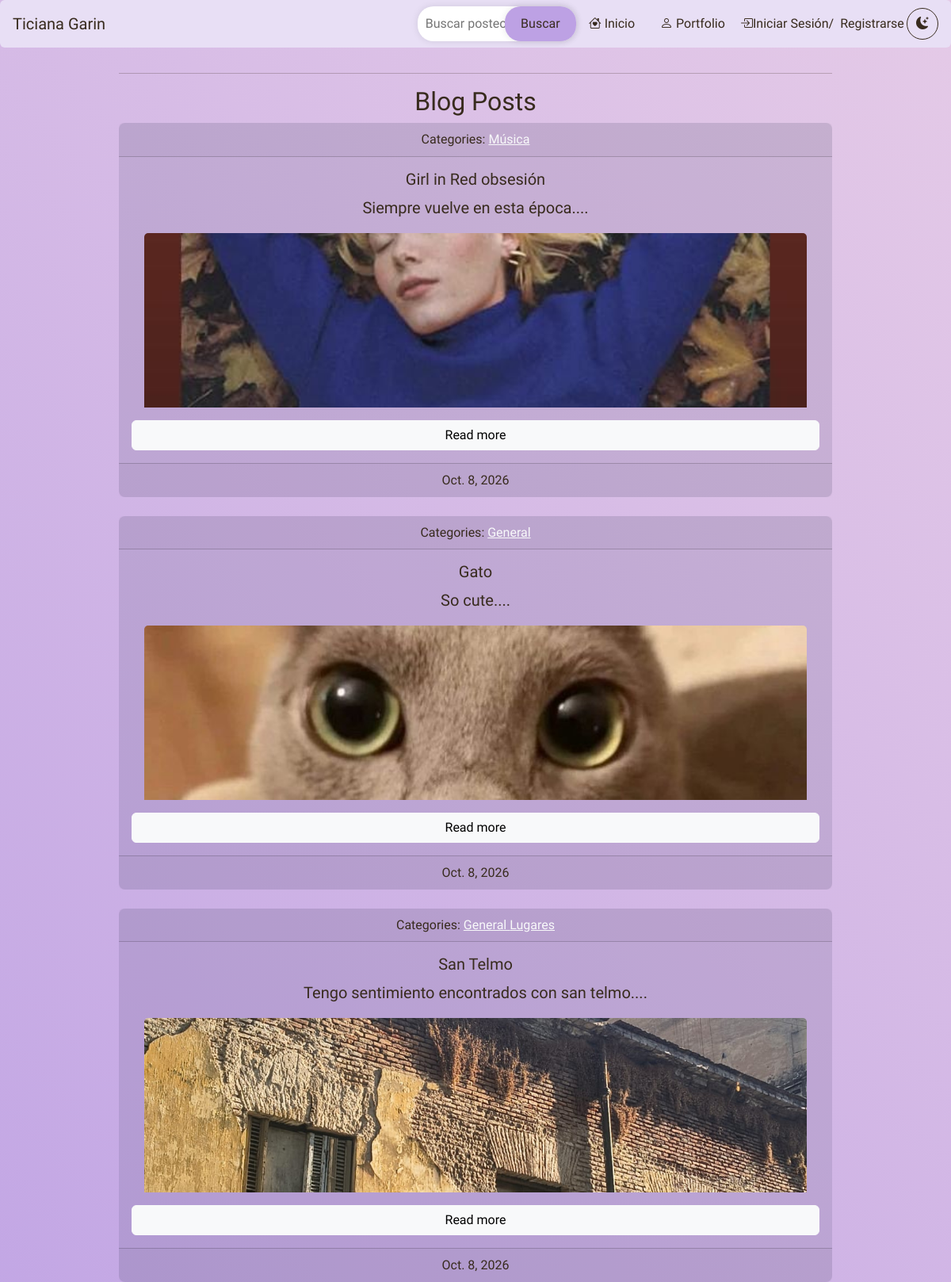
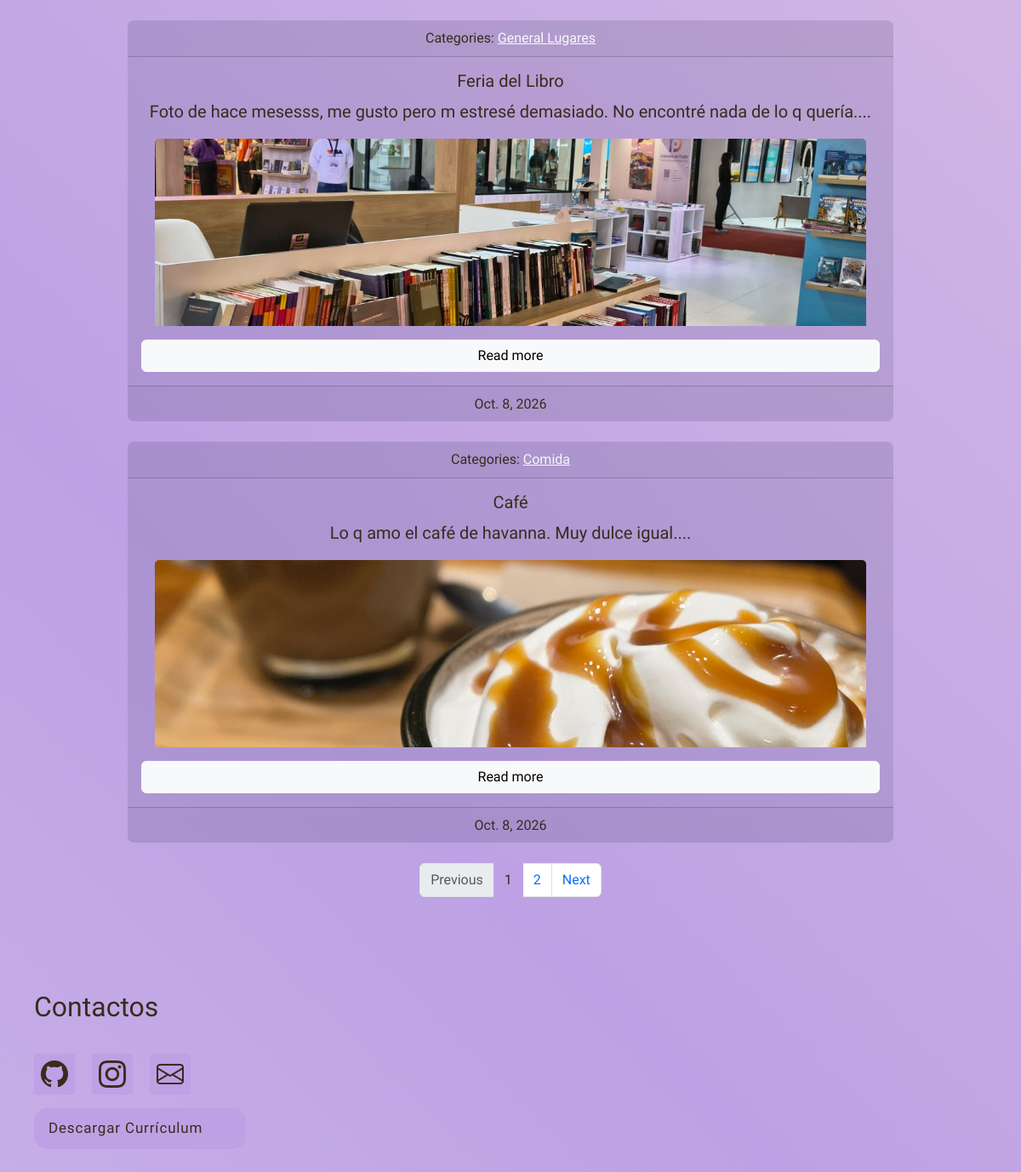
/blog/, run on an earlier commit of the app's database (2 pictures, top to bottom).
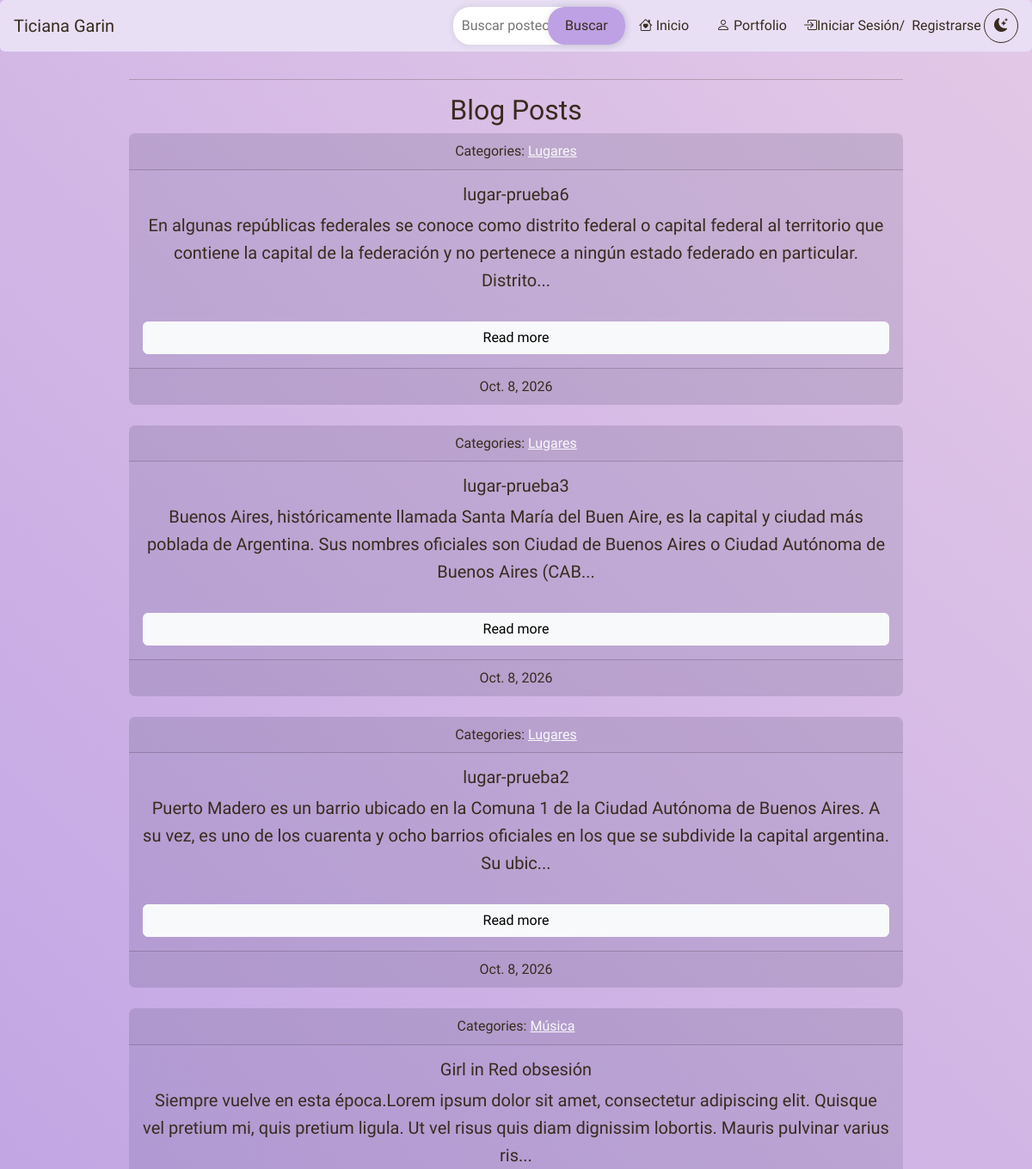
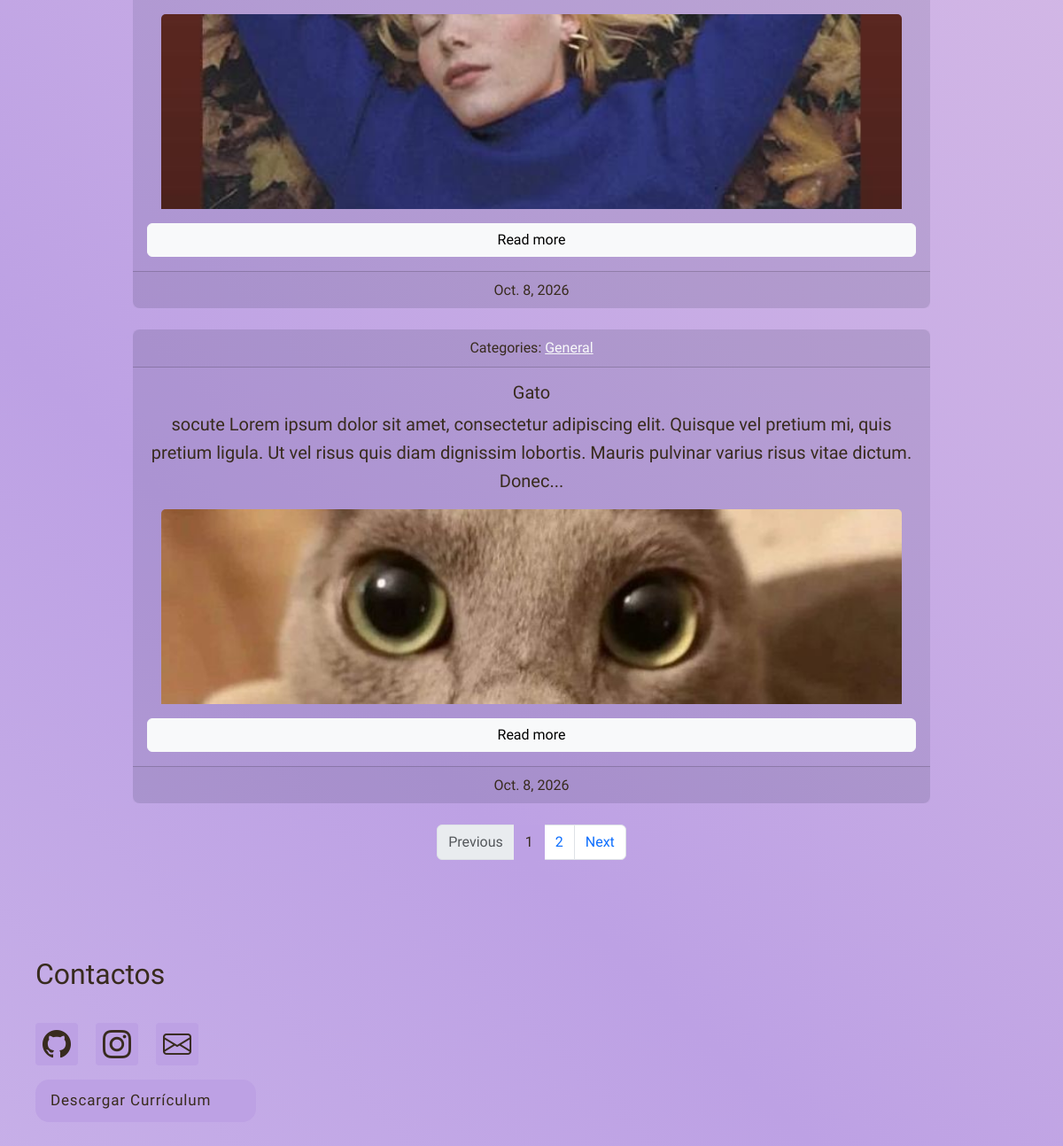
And on a later commit of the database (2 pictures, top to bottom).
### blog/models.py (models this page shows, shortened)
class Post(models.Model):
    title = models.CharField(max_length=255)
    body = models.TextField()
    image = models.ImageField(upload_to= "post/", blank= True, null= True)
    created_on = models.DateTimeField(auto_now_add=True)
    last_modified = models.DateTimeField(auto_now=True)
    categories = models.ManyToManyField("Category", related_name="posts")

class Category(models.Model):
    name = models.CharField(max_length=30)
    class Meta:
        verbose_name_plural = "categories"

### blog/views.py (the view)
# urls.py: path("", views.index, name="index"),
def index(request):
    posts = Post.objects.all().order_by("-created_on")
    categories = Category.objects.all()
    context = {
        "posts": posts,
        "categories": categories
    }
    paginator = Paginator(posts, 5)
    page_number = request.GET.get("page")
    post = paginator.get_page(page_number)
    context["post"] = post
    return render(request, "blog/index.html", context)

### blog/templates/blog/index.html (shortened to what this page needs)
{% extends "base.html" %}
{% load static %}
{% block page_css %}
    <link rel="stylesheet" href="{% static 'blog/index.css' %}?v=1">
{% endblock page_css %}
{% block page_title %}
    <h2>Blog Posts</h2>
{% endblock page_title %}
{% block page_content %}
    {% block posts %}
        <div class="posts-list">
        {% for item in post %}
            <div class="card text-center">
                <div class="card-header">
                    Categories:
                    {% for category in item.categories.all %}
                        <a href="{% url 'blog:blog_category' category.name %}?tema={{ request.GET.tema|default:'claro' }}" class="link-light">
                            {{ category.name }}
                        </a>
                    {% endfor %}
                </div>
                <div class="card-body">
                    <h5 class="card-title"> {{ item.title }}</h5>
                        <p>{{ item.body | slice:":200" }}...</p>
                    {% if item.image %}
                        <img class="card-img-top" src="{{ item.image.url }}" alt="{{ item.title }}">
                    {% endif %}
                    <a href="{% url 'blog:blog_detail' item.pk %}?tema={{ request.GET.tema|default:'claro' }}" class="btn btn-light">Read more</a>
                </div>
                <div class="card-footer footer">
                    {{ item.created_on.date }}
                </div>
            </div>
        {% endfor %}
        </div>
        {% if post.has_other_pages %}
        <nav aria-label="Blog pagination" class="mt-4">
            <ul class="pagination justify-content-center">
                {% if post.has_previous %}
                    <li class="page-item">
                        <a class="page-link" href="?page={{ post.previous_page_number }}{% if request.GET.tema %}&amp;tema={{ request.GET.tema }}{% endif %}" aria-label="Previous page">Previous</a>
                    </li>
                {% else %}
                    <li class="page-item disabled"><span class="page-link">Previous</span></li>
                {% endif %}
                {% for number in post.paginator.page_range %}
                    {% if post.number == number %}
                        <li class="page-item active" aria-current="page"><span class="page-link">{{ number }}</span></li>
                    {% else %}
                        <li class="page-item"><a class="page-link" href="?page={{ number }}{% if request.GET.tema %}&amp;tema={{ request.GET.tema }}{% endif %}">{{ number }}</a></li>
                    {% endif %}
                {% endfor %}
                {% if post.has_next %}
                    <li class="page-item">
                        <a class="page-link" href="?page={{ post.next_page_number }}{% if request.GET.tema %}&amp;tema={{ request.GET.tema }}{% endif %}" aria-label="Next page">Next</a>
                    </li>
                {% else %}
                    <li class="page-item disabled"><span class="page-link">Next</span></li>
                {% endif %}
            </ul>
        </nav>
        {% endif %}
    {% endblock posts %}
{% endblock page_content %}

What changed in the data, as far as the page shows it:
no longer on this page (row unchanged): Post: title "San Telmo", body "Tengo sentimiento encontrados con san telmo.", image (picture), created_on "Oct. 8, 2026", Category (name "General"), Category (name "Lugares")
no longer on this page (row edited): Post: title "Feria del Libro", body "Foto de hace mesesss, me gusto pero m estresé demasiado. No encontré nada de lo q quería.", image (picture), created_on "Oct. 8, 2026", Category (name "General"), Category (name "Lugares")
no longer on this page (row edited): Post: title "Café", body "Lo q amo el café de havanna. Muy dulce igual.", image (picture), created_on "Oct. 8, 2026"
no longer on this page (row unchanged): Category: name "Comida", shown under "Café"
added Post: title "lugar-prueba6", body "En algunas repúblicas federales se conoce como distrito federal o capital federal al territorio que contiene la capital de la federación y no pertenece a ningún estado federado en particular. Distrito", created_on "Oct. 8, 2026", Category (name "Lugares")
added Post: title "lugar-prueba3", body "Buenos Aires, históricamente llamada Santa María del Buen Aire, es la capital y ciudad más poblada de Argentina. Sus nombres oficiales son Ciudad de Buenos Aires o Ciudad Autónoma de Buenos Aires (CAB", created_on "Oct. 8, 2026", Category (name "Lugares")
added Post: title "lugar-prueba2", body "Puerto Madero es un barrio ubicado en la Comuna 1 de la Ciudad Autónoma de Buenos Aires. A su vez, es uno de los cuarenta y ocho barrios oficiales en los que se subdivide la capital argentina. Su ubic", created_on "Oct. 8, 2026", Category (name "Lugares")
changed Post "Girl in Red obsesión": body "Siempre vuelve en esta época." → "Siempre vuelve en esta época.Lorem ipsum dolor sit amet, consectetur adipiscing elit. Quisque vel pretium mi, quis pretium ligula. Ut vel risus quis diam dignissim lobortis. Mauris pulvinar varius ris"
changed Post "Gato": body "So cute." → "socute Lorem ipsum dolor sit amet, consectetur adipiscing elit. Quisque vel pretium mi, quis pretium ligula. Ut vel risus quis diam dignissim lobortis. Mauris pulvinar varius risus vitae dictum. Donec"
